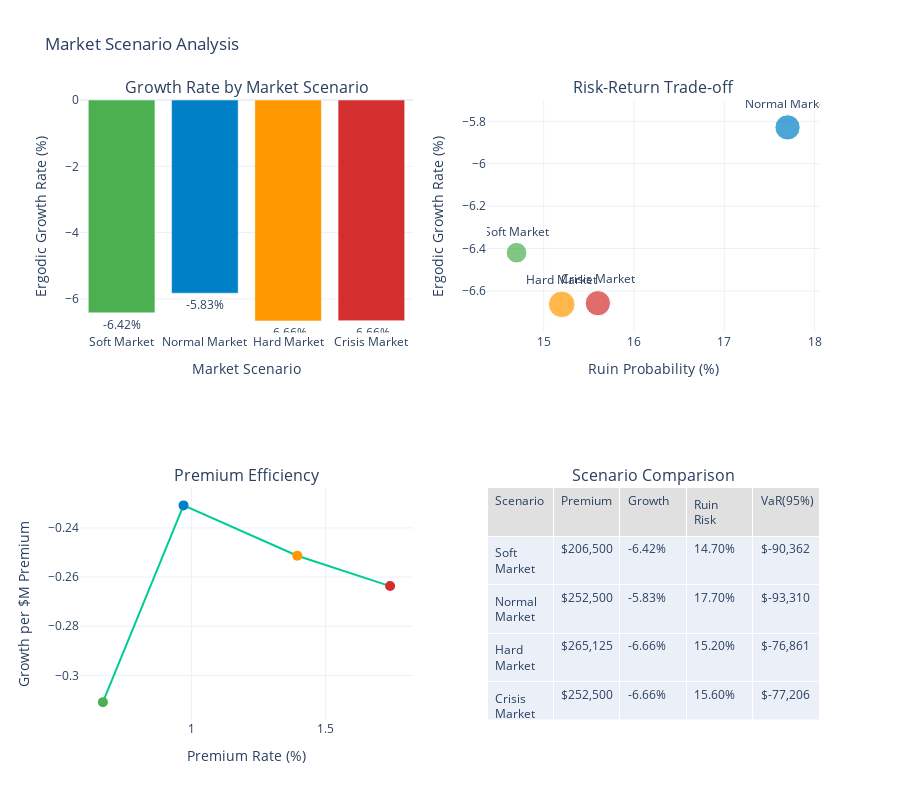

Notebook code for this chart:
### Markdown cell above
## 2. Market Scenario Analysis

### Code cell
def market_scenario_analysis():
    """Analyze performance across different market scenarios."""
    
    # Define market scenarios
    scenarios = [
        {
            'name': 'Soft Market',
            'description': 'Low premiums, high competition',
            'premium_multiplier': 0.7,
            'coverage_availability': 1.2,
            'retention_requirement': 0.8
        },
        {
            'name': 'Normal Market',
            'description': 'Average conditions',
            'premium_multiplier': 1.0,
            'coverage_availability': 1.0,
            'retention_requirement': 1.0
        },
        {
            'name': 'Hard Market',
            'description': 'High premiums, limited capacity',
            'premium_multiplier': 1.5,
            'coverage_availability': 0.7,
            'retention_requirement': 1.5
        },
        {
            'name': 'Crisis Market',
            'description': 'Post-catastrophe conditions',
            'premium_multiplier': 2.0,
            'coverage_availability': 0.5,
            'retention_requirement': 2.0
        }
    ]
    
    # Base configuration
    manufacturer_config = ManufacturerConfig(
        initial_assets=10_000_000,
        asset_turnover_ratio=0.5,
        operating_margin=0.08,
        tax_rate=0.25,
        retention_ratio=0.8
    )
    
    loss_generator = ManufacturingLossGenerator(
        attritional_params={'base_frequency': 5.0, 'severity_mean': 50_000, 'severity_cv': 0.8},
        large_params={'base_frequency': 0.5, 'severity_mean': 2_000_000, 'severity_cv': 1.2},
        catastrophic_params={'base_frequency': 0.02, 'severity_xm': 10_000_000, 'severity_alpha': 2.5},
        seed=42
    )
    
    results = []
    
    for scenario in scenarios:
        print(f"\nAnalyzing {scenario['name']}...")
        
        # Adjust insurance program for market conditions
        base_retention = 1_000_000 * scenario['retention_requirement']
        base_limit = 25_000_000 * scenario['coverage_availability']
        
        layers = [
            EnhancedInsuranceLayer(
                base_retention,
                min(base_limit * 0.3, 10_000_000),
                0.015 * scenario['premium_multiplier']
            ),
            EnhancedInsuranceLayer(
                base_retention + min(base_limit * 0.3, 10_000_000),
                min(base_limit * 0.7, 20_000_000),
                0.008 * scenario['premium_multiplier']
            )
        ]
        
        insurance_program = InsuranceProgram(layers)
        
        # Run simulation
        manufacturer = WidgetManufacturer(manufacturer_config)
        
        config = SimulationConfig(
            n_simulations=1000,
            n_years=10,
            seed=42
        )
        
        engine = MonteCarloEngine(
            loss_generator=loss_generator,
            insurance_program=insurance_program,
            manufacturer=manufacturer,
            config=config
        )
        
        sim_results = engine.run()
        
        # Calculate metrics
        results.append({
            'scenario': scenario['name'],
            'premium_multiplier': scenario['premium_multiplier'],
            'coverage_availability': scenario['coverage_availability'],
            'retention_requirement': scenario['retention_requirement'],
            'annual_premium': insurance_program.calculate_annual_premium(),
            'total_coverage': base_retention + base_limit,
            'ergodic_growth': np.mean(sim_results.growth_rates),
            'ruin_probability': sim_results.ruin_probability,
            'mean_final_assets': np.mean(sim_results.final_assets),
            'std_final_assets': np.std(sim_results.final_assets),
            'var_95': np.percentile(sim_results.final_assets, 5),
            'cvar_95': np.mean(sim_results.final_assets[sim_results.final_assets <= np.percentile(sim_results.final_assets, 5)])
        })
    
    results_df = pd.DataFrame(results)
    
    # Create visualization
    fig = make_subplots(
        rows=2, cols=2,
        subplot_titles=(
            'Growth Rate by Market Scenario',
            'Risk-Return Trade-off',
            'Premium Efficiency',
            'Scenario Comparison'
        ),
        specs=[
            [{'type': 'bar'}, {'type': 'scatter'}],
            [{'type': 'scatter'}, {'type': 'table'}]
        ]
    )
    
    # Growth rate comparison
    fig.add_trace(
        go.Bar(
            x=results_df['scenario'],
            y=results_df['ergodic_growth'] * 100,
            marker_color=[WSJ_COLORS['green'], WSJ_COLORS['blue'], 
                         WSJ_COLORS['orange'], WSJ_COLORS['red']],
            text=[f'{x:.2f}%' for x in results_df['ergodic_growth'] * 100],
            textposition='outside'
        ),
        row=1, col=1
    )
    
    # Risk-return trade-off
    fig.add_trace(
        go.Scatter(
            x=results_df['ruin_probability'] * 100,
            y=results_df['ergodic_growth'] * 100,
            mode='markers+text',
            text=results_df['scenario'],
            textposition='top center',
            marker=dict(
                size=results_df['annual_premium'] / 10000,
                color=[WSJ_COLORS['green'], WSJ_COLORS['blue'], 
                      WSJ_COLORS['orange'], WSJ_COLORS['red']],
                showscale=False
            )
        ),
        row=1, col=2
    )
    
    # Premium efficiency
    results_df['premium_per_coverage'] = results_df['annual_premium'] / results_df['total_coverage']
    results_df['growth_per_premium'] = results_df['ergodic_growth'] / (results_df['annual_premium'] / 1_000_000)
    
    fig.add_trace(
        go.Scatter(
            x=results_df['premium_per_coverage'] * 100,
            y=results_df['growth_per_premium'],
            mode='markers+lines',
            marker=dict(
                size=10,
                color=[WSJ_COLORS['green'], WSJ_COLORS['blue'], 
                      WSJ_COLORS['orange'], WSJ_COLORS['red']]
            ),
            text=results_df['scenario'],
            textposition='top center'
        ),
        row=2, col=1
    )
    
    # Scenario comparison table
    fig.add_trace(
        go.Table(
            header=dict(
                values=['Scenario', 'Premium', 'Growth', 'Ruin Risk', 'VaR(95%)'],
                fill_color=WSJ_COLORS['light_gray'],
                align='left'
            ),
            cells=dict(
                values=[
                    results_df['scenario'],
                    ['${:,.0f}'.format(x) for x in results_df['annual_premium']],
                    ['{:.2f}%'.format(x * 100) for x in results_df['ergodic_growth']],
                    ['{:.2f}%'.format(x * 100) for x in results_df['ruin_probability']],
                    ['${:,.0f}'.format(x) for x in results_df['var_95']]
                ],
                align='left'
            )
        ),
        row=2, col=2
    )
    
    # Update layout
    fig.update_layout(
        height=800,
        showlegend=False,
        title_text="Market Scenario Analysis",
        template='plotly_white'
    )
    
    fig.update_xaxes(title_text="Market Scenario", row=1, col=1)
    fig.update_xaxes(title_text="Ruin Probability (%)", row=1, col=2)
    fig.update_xaxes(title_text="Premium Rate (%)", row=2, col=1)
    
    fig.update_yaxes(title_text="Ergodic Growth Rate (%)", row=1, col=1)
    fig.update_yaxes(title_text="Ergodic Growth Rate (%)", row=1, col=2)
    fig.update_yaxes(title_text="Growth per $M Premium", row=2, col=1)
    
    fig.show()
    
    # Print summary
    print("\nMarket Scenario Summary:")
    print("="*70)
    print(results_df[['scenario', 'annual_premium', 'ergodic_growth', 
                      'ruin_probability', 'premium_per_coverage']].to_string(index=False))
    
    # Calculate robustness
    growth_range = results_df['ergodic_growth'].max() - results_df['ergodic_growth'].min()
    avg_growth = results_df['ergodic_growth'].mean()
    robustness = 1 - (growth_range / avg_growth)
    
    print(f"\nStrategy Robustness Score: {robustness:.2%}")
    print(f"Growth rate range: {growth_range * 100:.2f}%")
    print(f"Average growth rate: {avg_growth * 100:.2f}%")

# Run market scenario analysis
market_scenario_analysis()

### Figure 1 — Plotly figure (JSON) as saved in the notebook; plotly's stock layout.template omitted (floating-point values rounded to 4 significant figures)
{"data": [{"marker": {"color": ["#4CAF50", "#0080C7", "#FF9800", "#D32F2F"]}, "text": ["-6.42%", "-5.83%", "-6.66%", "-6.66%"], "textposition": "outside", "type": "bar", "x": ["Soft Market", "Normal Market", "Hard Market", "Crisis Market"], "xaxis": "x", "y": [-6.42, -5.829, -6.663, -6.658], "yaxis": "y"}, {"marker": {"color": ["#4CAF50", "#0080C7", "#FF9800", "#D32F2F"], "showscale": false, "size": [20.65, 25.25, 26.51, 25.25]}, "mode": "markers+text", "text": ["Soft Market", "Normal Market", "Hard Market", "Crisis Market"], "textposition": "top center", "type": "scatter", "x": [14.7, 17.7, 15.2, 15.6], "xaxis": "x2", "y": [-6.42, -5.829, -6.663, -6.658], "yaxis": "y2"}, {"marker": {"color": ["#4CAF50", "#0080C7", "#FF9800", "#D32F2F"], "size": 10}, "mode": "markers+lines", "text": ["Soft Market", "Normal Market", "Hard Market", "Crisis Market"], "textposition": "top center", "type": "scatter", "x": [0.6705, 0.9712, 1.395, 1.741], "xaxis": "x3", "y": [-0.3109, -0.2308, -0.2513, -0.2637], "yaxis": "y3"}, {"cells": {"align": "left", "values": [["Soft Market", "Normal Market", "Hard Market", "Crisis Market"], ["$206,500", "$252,500", "$265,125", "$252,500"], ["-6.42%", "-5.83%", "-6.66%", "-6.66%"], ["14.70%", "17.70%", "15.20%", "15.60%"], ["$-90,362", "$-93,310", "$-76,861", "$-77,206"]]}, "domain": {"x": [0.55, 1], "y": [0, 0.375]}, "header": {"align": "left", "fill": {"color": "#E0E0E0"}, "values": ["Scenario", "Premium", "Growth", "Ruin Risk", "VaR(95%)"]}, "type": "table"}], "layout": {"annotations": [{"font": {"size": 16}, "showarrow": false, "text": "Growth Rate by Market Scenario", "x": 0.225, "xanchor": "center", "xref": "paper", "y": 1, "yanchor": "bottom", "yref": "paper"}, {"font": {"size": 16}, "showarrow": false, "text": "Risk-Return Trade-off", "x": 0.775, "xanchor": "center", "xref": "paper", "y": 1, "yanchor": "bottom", "yref": "paper"}, {"font": {"size": 16}, "showarrow": false, "text": "Premium Efficiency", "x": 0.225, "xanchor": "center", "xref": "paper", "y": 0.375, "yanchor": "bottom", "yref": "paper"}, {"font": {"size": 16}, "showarrow": false, "text": "Scenario Comparison", "x": 0.775, "xanchor": "center", "xref": "paper", "y": 0.375, "yanchor": "bottom", "yref": "paper"}], "height": 800, "showlegend": false, "title": {"text": "Market Scenario Analysis"}, "xaxis": {"anchor": "y", "domain": [0, 0.45], "title": {"text": "Market Scenario"}}, "xaxis2": {"anchor": "y2", "domain": [0.55, 1], "title": {"text": "Ruin Probability (%)"}}, "xaxis3": {"anchor": "y3", "domain": [0, 0.45], "title": {"text": "Premium Rate (%)"}}, "yaxis": {"anchor": "x", "domain": [0.625, 1], "title": {"text": "Ergodic Growth Rate (%)"}}, "yaxis2": {"anchor": "x2", "domain": [0.625, 1], "title": {"text": "Ergodic Growth Rate (%)"}}, "yaxis3": {"anchor": "x3", "domain": [0, 0.375], "title": {"text": "Growth per $M Premium"}}}}
